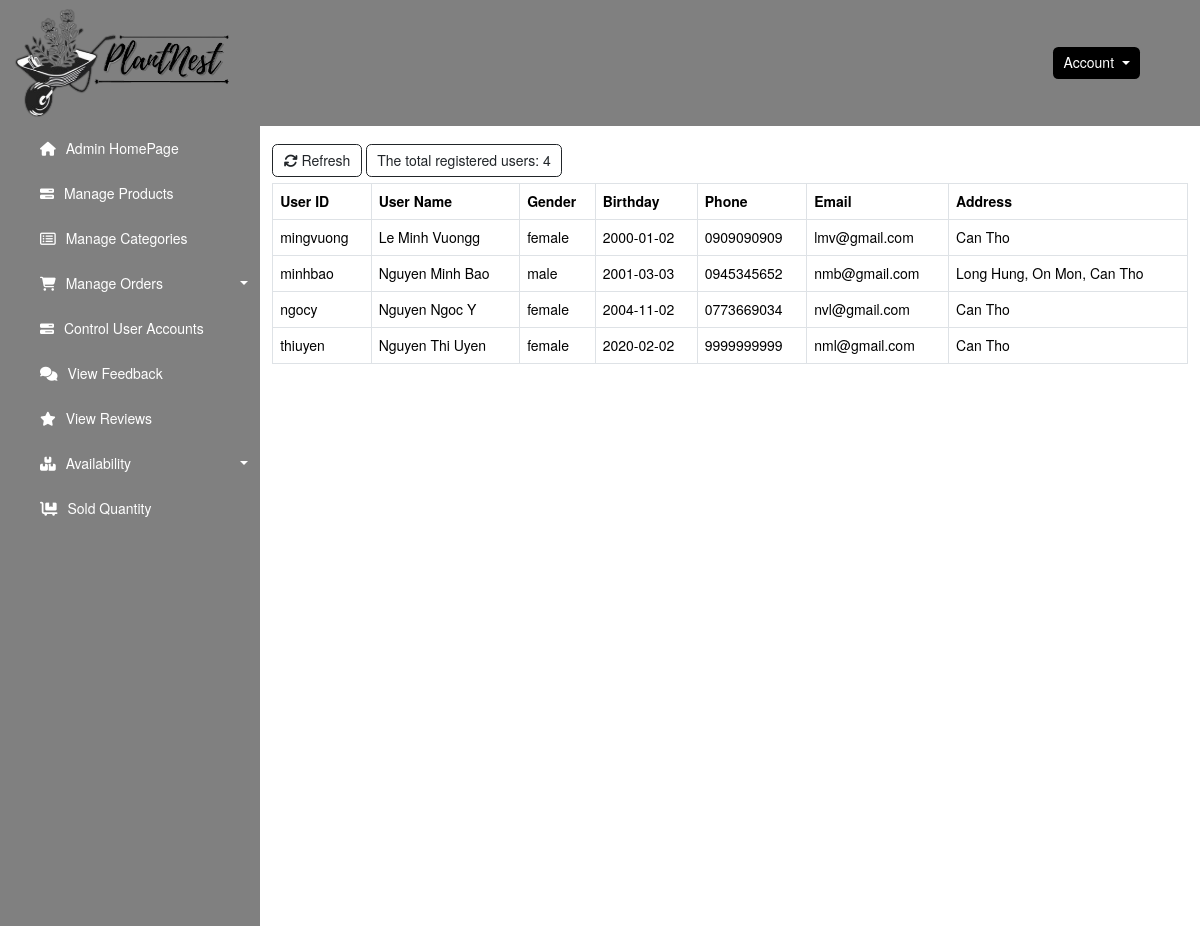
Screenshot of /admin/controlUserAccount.php (signed in) with the database file from the repository.
### tables this page shows
CREATE TABLE `account` (
  `userID` varchar(50) NOT NULL,
  `fullname` varchar(255) NOT NULL,
  `password` varchar(500) NOT NULL,
  `phone` varchar(15) NOT NULL,
  `address` varchar(600) NOT NULL,
  `gender` varchar(6) NOT NULL,
  `birthday` date NOT NULL,
  `role` tinyint(4) NOT NULL,
  `email` varchar(255) NOT NULL
);

### classes/Users.php (called while the page is built, shortened)
<?php
    function showUser($conn) {
        $sql = "SELECT userID, fullname, phone, address, gender, role, password, email, birthday FROM account WHERE role = 0";
        $result = $conn->query($sql) or die($this->conn->error.__LINE__);
        return $result;
    }
    function countAccountUser($conn) {
        $sql = "SELECT count(*) FROM account WHERE role = 0";
        $result = $conn->query($sql) or die($this->conn->error.__LINE__);
        return $result;
    }

### admin/controlUserAccount.php (the view, shortened to what this page needs)
<?php
if(isset($_SESSION['role']) && ($_SESSION['role'] == 1)){
include_once '../classes/UserQueries.php';
include_once '../classes/Users.php';
include_once '../assets/database.php';
?>
<!DOCTYPE html>
<html lang="en">
    <head>
        <link href="https://cdn.jsdelivr.net/npm/bootstrap@5.3.1/dist/css/bootstrap.min.css" rel="stylesheet">
        <link rel="stylesheet" href="../assets/css/admins.css">
        <link rel="stylesheet" href="https://cdnjs.cloudflare.com/ajax/libs/font-awesome/6.4.2/css/all.min.css" />
    </head>
    <body>
        <?php
        $result = showUser($conn);
        ?>
        <nav class="navbar header sticky-top">
            <div class="header-left">
                <div class="navbar-brand">
                    <a href="./home.php">
                        <img src="../assets/images/logo/logo.png" alt="logo" class="img-fluid header-brand">
                    </a>
                </div>
            </div>
            <div class="dropdown header-right" style="margin-right: 60px;">
                <button class="btn btn-secondary dropdown-toggle" type="button" data-bs-toggle="dropdown" aria-expanded="false">
                    Account
                </button>
            </div>
        </nav>
        <div id="body">
        <div id="menu-nav" style="display: block;" class="menu-manage">
                <ul class="menu-nav__list" style="list-style: none;">
                    <li class="menu-nav__item">
                        <a href="./home.php" class="menu-nav__link">
                            <div>
                                <i class="fa-solid fa-house" style="margin-right: 6px;"></i>
                                Admin HomePage
                            </div>
                        </a>
                    </li>
                    <li class="menu-nav__item">
                        <a href="./manageProduct.php" class="menu-nav__link">
                            <div>
                                <i class="fa-solid fa-bars-progress" style="margin-right: 6px;"></i>
                                Manage Products
                            </div>
                        </a>
                    </li>
                    <li class="nav-item menu-nav__item">
                        <a href="./manageCategory.php" class="menu-nav__link">
                            <div>
                                <i class="fa-regular fa-rectangle-list" style="margin-right: 6px;"></i>
                                Manage Categories
                            </div>
                        </a>
                    </li>
                    <li class="menu-nav__item">
                        <a href="home.php" class="menu-nav__link nav-link dropdown-toggle" id="navbarDarkDropdownMenuLink" role="button" data-bs-toggle="dropdown" aria-expanded="false">
                            <div>
                                <i class="fa-solid fa-cart-shopping" style="margin-right: 6px;"></i>
                                Manage Orders
                            </div>
                        </a>
                    </li>
                    <li class="menu-nav__item">
                        <a href="controlUserAccount.php" class="menu-nav__link">
                            <div>
                                <i class="fa-solid fa-bars-progress" style="margin-right: 6px;"></i>
                                Control User Accounts
                            </div>
                        </a>
                    </li>
                <li class="menu-nav__item">
                    <a href="./userQueries.php" class="menu-nav__link">
                        <div>
                            <i class="fa-solid fa-comments" style="margin-right: 6px;"></i>
                            View Feedback
                        </div>
                    </a>
                </li>
                <li class="menu-nav__item">
                    <a href="./userReview.php" class="menu-nav__link">
                        <div>
                            <i class="fa-solid fa-star" style="margin-right: 6px;"></i>
                            View Reviews
                        </div>
                    </a>
                </li>
                <li class="menu-nav__item">
                    <a href="home.php" class="menu-nav__link nav-link dropdown-toggle" id="navbarDarkDropdownMenuLink" role="button" data-bs-toggle="dropdown" aria-expanded="false">
                        <div>
                            <i class="fa-solid fa-boxes-stacked" style="margin-right: 6px;"></i>
                            Availability
                        </div>
                    </a>
                </li>
                <li class="menu-nav__item">
                    <a href="soldQuantity.php" class="menu-nav__link">
                        <div>
                            <i class="fa-solid fa-cart-flatbed" style="margin-right: 6px;"></i>
                            Sold Quantity
                        </div>
                    </a>
                </li>
                </ul>
            </div>
            <div class="body-container" style="width: 90%;">
                <div class="body-container-nav">
                    <div class="body-container-refresh">
                        <a type="button" class="btn btn-outline-dark" href="controlUserAccount.php">
                            <i class="fa-solid fa-arrows-rotate"></i> Refresh
                        </a>
                        <?php $count = countAccountUser($conn);
                        if($count->num_rows > 0) {
                            while ($row = $count->fetch_assoc()) {
                        ?>
                        <span class="btn btn-outline-dark">The total registered users: <?php echo $row['count(*)'] ?></span>
                        <?php }
                        } ?>
                    </div>
                </div>
                <table class="table table-bordered body-container-table">
                    <thead>
                        <th>User ID</th>
                        <th>User Name</th>
                        <th>Gender</th>
                        <th>Birthday</th>
                        <th>Phone</th>
                        <th>Email</th>
                        <th>Address</th>
                    </thead>
                    <tbody>
                        <?php
                        if ($result->num_rows > 0) {
                            while ($row = $result->fetch_assoc()) {
                        ?>
                        <tr>
                            <td><?php echo $row["userID"] ?></td>
                            <td><?php echo $row["fullname"] ?></td>
                            <td><?php echo $row["gender"] ?></td>
                            <td><?php echo $row["birthday"] ?></td>
                            <td><?php echo $row["phone"] ?></td>
                            <td><?php echo $row["email"] ?></td>
                            <td><?php echo $row["address"] ?></td>
                        </tr>
                        <?php
                            }
                        }
                        ?>
                    </tbody>
                </table>
            </div>
        </div>
    </body>
</html>
<?php } else {
     header('location: login_admin.php');
} ?>

### assets/css/admins.css (style rules this page uses)
:root { --custom-blue: gray; }
* { padding: 0; margin: 0; font-family: 'Roboto', "sans-serif"; font-family: "Helvetica Neue", Helvetica, Arial, "Hiragino Sans GB", "Heiti TC", sans-serif; font-size: 14px; }
.header { background-color: gray; justify-content: space-between; padding: 0; }
.header-right { margin-right: 24px; color: #fff; }
.header-right button { border: none; background-color: #000000; }
.header-brand { width: 250px; padding: 0 12px; margin: 0; }
#body { display: flex; }
#menu-nav { background-color: var(--custom-blue); min-width: 230px; width: 300px; height: 100vh; }
.menu-nav__item { padding: 12px; }
.menu-nav__link { display: flex; align-items: center; justify-content: space-between; text-decoration: none; color: #ffffff; }
.body-container { padding: 12px; }
.body-container-nav { display: flex; justify-content: space-between; align-items: center; margin: 6px 0; }

### rows the page displays
account: userID "mingvuong", fullname "Le Minh Vuongg", gender "female", birthday "2000-01-02", phone "0909090909", email "lmv@gmail.com", address "Can Tho"
account: userID "minhbao", fullname "Nguyen Minh Bao", gender "male", birthday "2001-03-03", phone "0945345652", email "nmb@gmail.com", address "Long Hung, On Mon, Can Tho"
account: userID "ngocy", fullname "Nguyen Ngoc Y", gender "female", birthday "2004-11-02", phone "0773669034", email "nvl@gmail.com", address "Can Tho"
account: userID "thiuyen", fullname "Nguyen Thi Uyen", gender "female", birthday "2020-02-02", phone "9999999999", email "nml@gmail.com", address "Can Tho"

### other values shown
$row['count(*)'] "4"
